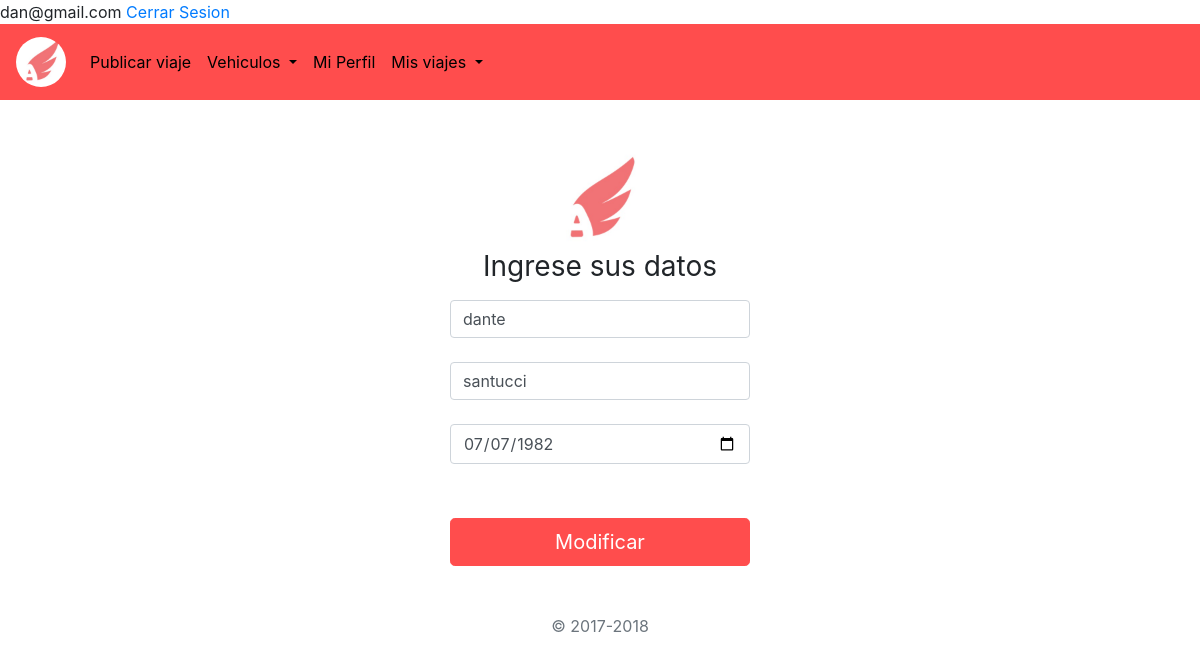
Screenshot of /ModDatPerfil.php (signed in) with the database file from the repository.
### tables this page shows
CREATE TABLE `usuarios` (
  `Email` varchar(100) NOT NULL,
  `Nombre` text NOT NULL,
  `Apellido` text NOT NULL,
  `Password` varchar(100) NOT NULL,
  `Foto` longblob NOT NULL,
  `Fecha_Nac` date NOT NULL
);

### ModDatPerfil.php (the view, shortened to what this page needs)
<?php
         include ("class_funciones.php");
?>
<html>
    <head>
            <link rel="stylesheet" href="css/bootstrap.css">
        <link rel="stylesheet" type="text/css" href="estilos2.css">
        <link rel="stylesheet" href="estilos3.css">
    </head>
    <body>
        <header>
			<nav class="navbar navbar-expand-lg navbar-light bg-light">
				<a class="navbar-brand" href="PagPrin.php"><img class="avatar" src="logo.jpg"></a>
				<div class="collapse navbar-collapse" id="navbarSupportedContent">
					<ul class="navbar-nav mr-auto">
						<li class="nav-item active">
							<a class="nav-link" href="publicarViaje.php">Publicar viaje <span class="sr-only">(current)</span></a>
						</li>
						<li class="nav-item dropdown">
							<a class="nav-link dropdown-toggle" href="#" id="navbarDropdown" role="button" data-toggle="dropdown" aria-haspopup="true" aria-expanded="false">
								Vehiculos
							</a>
						</li>
						<li class="nav-item active">
							<a class="nav-link" href="miperfil.php">Mi Perfil <span class="sr-only">(current)</span></a>
						</li>
                         <li class="nav-item dropdown">
							<a class="nav-link dropdown-toggle" href="#" id="navbarDropdown" role="button" data-toggle="dropdown" aria-haspopup="true" aria-expanded="false">
								Mis viajes
							</a>
						</li>
					</ul>
				</div>
			</nav>
		</header>
    <div class="text-center" id="container">
        <img src="logo.jpg" width="100px" height="100px">
        <form class="form-signin" name="f1" action="ModDatPerfilAction.php" method = "post" onsubmit="return validacion_registro()">
            <h1 class="h3 mb-3 font-weight-normal">Ingrese sus datos</h1>
            <?php
                $email = $_SESSION['email'];
                $consulta = "SELECT * FROM usuarios WHERE Email = '$email'";
                if($resultadoConsulta=mysqli_query($conexion,$consulta)){
                    $registro=mysqli_fetch_array($resultadoConsulta);
                }
            ?>
            <input type="text" id="inputNombre" class="form-control" name="nombre" placeholder="Nombre" value="<?php echo $registro['Nombre']?>" autofocus="">
            <br>
            <input type="text" id="inputApellido" class="form-control" name="apellido" placeholder="Apellido" value="<?php echo $registro['Apellido']?>" autofocus="">
            <br>
            <input class="form-control " id="fechaNac" type="date" name="bday" value="<?php echo $registro['Fecha_Nac']?>" min="1900-01-02">
            <br>
            <button type="submit" class="btn btn-lg btn-primary btn-block" value="submit">Modificar</button>
            <p class="mt-5 mb-3 text-muted">© 2017-2018</p>
        </form>
    </div>
    </body>
</html>

### estilos2.css (style rules this page uses)
#container { width: 300px; height: 520px; margin: 50px auto; }
.btn { margin-top: 30px; background-color:#ff4d4d; border-color: #ff4d4d; }

### estilos3.css (style rules this page uses)
.navbar { background-color:#ff4d4d !IMPORTANT ; }
.nav-link { color: black !IMPORTANT; }
.btn { background-color:#ff4d4d; border-color: #ff4d4d; }
.avatar { vertical-align: middle; width: 50px; height: 50px; border-radius: 50%; cursor: pointer; }

### rows the page displays
usuarios: nombre "dante", apellido "santucci", bday "07/07/1982"
